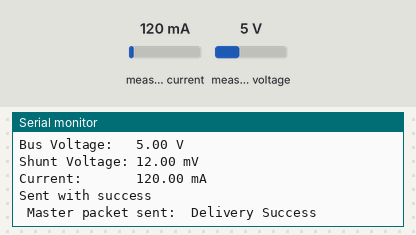
The sketch below on a simulated ESP32. On the bench: the last lines printed to the serial monitor. The test bench sets the inputs (shaded band); at power-on: measured current 120 mA, measured voltage 5 V.

Above: at 1.2 s.
1.3 s: measured current set to 40 mA
At 2.5 s:
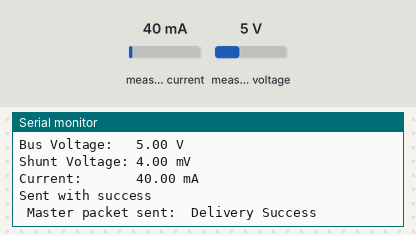
2.8 s: measured voltage set to 0.3 V
4.3 s: measured current set to 500 mA
At 5.6 s:
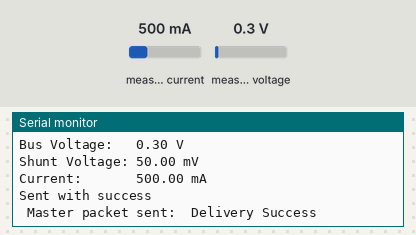
Timing chart, 0 to 7.3 s (numbered marks = the images above; inputs shaded):
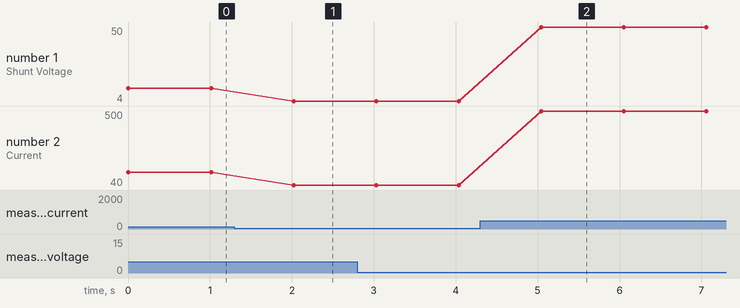

The sketch:

sender-esp32.ino
```cpp
#include <esp_now.h>
#include <WiFi.h>
#include <Wire.h>
#include <Adafruit_INA219.h>

uint8_t broadcastAddress[] = {0x24, 0x62, 0xAB, 0xFE, 0x6B, 0xC8};// REPLACE WITH RECEIVER MAC ADDRESS

// Structure example to send data
// Must match the receiver structure
typedef struct message {
   float shuntVoltage;
   float busVoltage;
   float current_mA;
} Message;

Message sendedMessage;

Adafruit_INA219 ina219;

// callback when data is sent
void OnDataSent(const uint8_t *mac_addr, esp_now_send_status_t status) {
 	Serial.print(F("\r\n Master packet sent:\t"));
 	Serial.println(status == ESP_NOW_SEND_SUCCESS ? "Delivery Success" : "Delivery Fail");
}

void setup() {
 	// Init Serial Monitor
 	Serial.begin(115200);
  while (!Serial);

  if (!ina219.begin()) {
    Serial.println("Failed to find INA219 chip");
    while (1) { delay(10); }
  }

  Serial.println("Measuring voltage and current with INA219 ...");
 	// Set device as a Wi-Fi Station

 	WiFi.mode(WIFI_STA);
 	// Init ESP-NOW
 	if (esp_now_init() != ESP_OK) {
 			Serial.println(F("Error initializing ESP-NOW"));
 			return;
 	}
 	Serial.println(WiFi.macAddress());

 	// Define Send function
 	esp_now_register_send_cb(OnDataSent);


 	// Register peer
  esp_now_peer_info_t peerInfo;
  memset(&peerInfo, 0, sizeof(peerInfo));
 	memcpy(peerInfo.peer_addr, broadcastAddress, 6);
 	peerInfo.channel = 0;
 	peerInfo.encrypt = false;

 	// Add peer
 	if (esp_now_add_peer(&peerInfo) != ESP_OK) {
 			Serial.println(F("Failed to add peer"));
 			return;
 	}
}

void loop() {

  // Read sensor data
  sendedMessage.shuntVoltage = ina219.getShuntVoltage_mV();
  sendedMessage.busVoltage = ina219.getBusVoltage_V();
  sendedMessage.current_mA = ina219.getCurrent_mA();

  // Print sensor readings
  Serial.print("Bus Voltage:   "); Serial.print(sendedMessage.busVoltage); Serial.println(" V");
  Serial.print("Shunt Voltage: "); Serial.print(sendedMessage.shuntVoltage); Serial.println(" mV");
  Serial.print("Current:       "); Serial.print(sendedMessage.current_mA); Serial.println(" mA");
  Serial.println();


 	// Send message via ESP-NOW
 	esp_err_t result = esp_now_send(broadcastAddress, (uint8_t *) &sendedMessage, sizeof(sendedMessage));

 	if (result == ESP_OK) {
 			Serial.println(F("Sent with success"));
 	}
 	else {
 			Serial.println(F("Error sending the data"));
 	}
 	delay(1000);
}
```

Measured:
- after the input at 1.3 s, the serial monitor: prints a new line after 0.72 s (image 1)
- after the input at 4.3 s, the serial monitor: prints a new line after 0.74 s (image 2)
- plotted number 1: 12 → 4 after the input at 1.3 s, 4 → 50 after the input at 4.3 s
- plotted number 2: 120 → 40 after the input at 1.3 s, 40 → 500 after the input at 4.3 s
